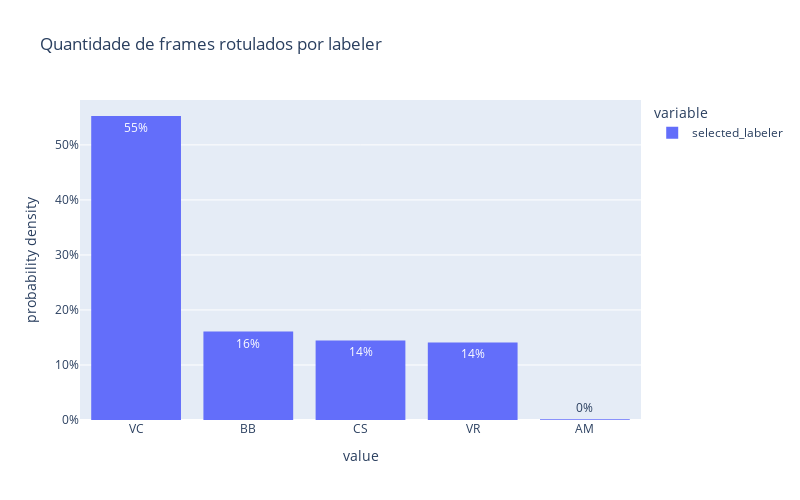

Here is the notebook cell this chart was saved with:
### Code cell
import plotly.express as px
import plotly.graph_objects as go


fig = px.histogram(
    video_frame_df.selected_labeler, 
    title='Quantidade de frames rotulados por labeler',
    histnorm='probability density',
    text_auto=True
)

fig.update_xaxes(categoryorder='total descending')

fig.update_layout(
    bargap=0.2,
    yaxis_tickformat=',.0%',
    width=800,
    height=500, 
)

### Figure 1 — Plotly figure (JSON) as saved in the notebook; plotly's stock layout.template omitted (floating-point values rounded to 4 significant figures; data arrays with more than 128 entries replaced by an {"elided": "..."} marker saying what was removed)
{"data": [{"alignmentgroup": "True", "bingroup": "x", "histnorm": "probability density", "hovertemplate": "variable=selected_labeler<br>value=%{x}<br>probability density=%{y}<extra></extra>", "legendgroup": "selected_labeler", "marker": {"color": "#636efa", "pattern": {"shape": ""}}, "name": "selected_labeler", "offsetgroup": "selected_labeler", "orientation": "v", "showlegend": true, "texttemplate": "%{value}", "type": "histogram", "x": {"elided": "809 str values"}, "xaxis": "x", "yaxis": "y"}], "layout": {"bargap": 0.2, "barmode": "relative", "height": 500, "legend": {"title": {"text": "variable"}, "tracegroupgap": 0}, "title": {"text": "Quantidade de frames rotulados por labeler"}, "width": 800, "xaxis": {"anchor": "y", "categoryorder": "total descending", "domain": [0, 1], "title": {"text": "value"}}, "yaxis": {"anchor": "x", "domain": [0, 1], "tickformat": ",.0%", "title": {"text": "probability density"}}}}
